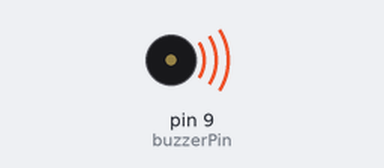
A sketch run on a simulated Arduino Uno, built with avr-gcc and run on an emulated ATmega328P. On the bench: buzzer (waves = sounding).

Above: at 0.1 s.
At 1.1 s:
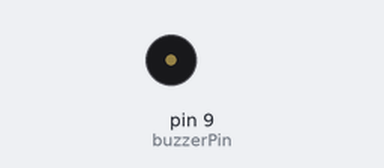
Timing chart, 0 to 2.6 s (numbered marks = the images above):
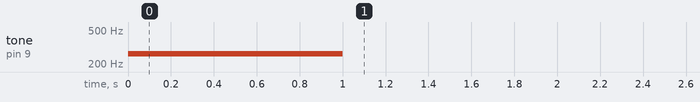

Measured:
- by itself, tone on pin 9 (buzzerPin): silent → 262 Hz at 0.00 s, → silent 1.0 s later

The sketch:

PiezoTest.ino
```cpp
/*
SparkFun Inventor's Kit
Example sketch 11

BUZZER

  Use the buzzer to play a song!

  The buzzer in your Inventor's Kit is an electromechanical
  component you can use to make noise. Inside the buzzer is a
  coil of wire and a small magnet. When current flows through
  the coil, it becomes magnetized and pulls towards the magnet,
  creating a tiny "click". When you do this thousands of times
  per second, you create tones.

  The Arduino has a built-in command called tone() which clicks
  the buzzer at a certain frequency. This sketch knows the
  frequencies of the common notes, allowing you to create songs.
  We're never going to let you down!

Hardware connections:

  The buzzer has two pins. One is positive and one is negative.
  The postitive pin is marked by a "+" symbol on both the top
  and bottom of the buzzer.

  Connect the positive pin to Arduino digital pin 9.
  (Note that this must be a PWM pin.)
  Connect the negative pin to GND.

  Tip: if the buzzer doesn't fit into the breadboard easily,
  try rotating it slightly to fit into diagonal holes.

This sketch was written by SparkFun Electronics,
with lots of help from the Arduino community.
(This sketch was originally developed by D. Cuartielles for K3)
This code is completely free for any use.
Visit http://learn.sparkfun.com/products/2 for SIK information.
Visit http://www.arduino.cc to learn about the Arduino.

Version 2.0 6/2012 MDG
*/

/*
This sketch uses the buzzer to play songs.
The Arduino's tone() command will play notes of a given frequency.
We'll provide a function that takes in note characters (a-g),
and returns the corresponding frequency from this table:

  note  frequency
  c     262 Hz
  d     294 Hz
  e     330 Hz
  f     349 Hz
  g     392 Hz
  a     440 Hz
  b     494 Hz
  C     523 Hz

For more information, see http://arduino.cc/en/Tutorial/Tone
*/

const int buzzerPin = 9;

// We'll set up an array with the notes we want to play
// change these values to make different songs!

// Length must equal the total number of notes and spaces

const int songLength = 18;

// Notes is an array of text characters corresponding to the notes
// in your song. A space represents a rest (no tone)

char notes[] = "cdfda ag cdfdg gf "; // a space represents a rest

// Beats is an array of values for each note and rest.
// A "1" represents a quarter-note, 2 a half-note, etc.
// Don't forget that the rests (spaces) need a length as well.

int beats[] = {1,1,1,1,1,1,4,4,2,1,1,1,1,1,1,4,4,2};

// The tempo is how fast to play the song.
// To make the song play faster, decrease this value.

int tempo = 113;


void setup()
{
  pinMode(buzzerPin, OUTPUT);
  tone(buzzerPin, 262, 1000);
}


void loop()
{

}


int frequency(char note)
{
  // This function takes a note character (a-g), and returns the
  // corresponding frequency in Hz for the tone() function.

  int i;
  const int numNotes = 8;  // number of notes we're storing

  // The following arrays hold the note characters and their
  // corresponding frequencies. The last "C" note is uppercase
  // to separate it from the first lowercase "c". If you want to
  // add more notes, you'll need to use unique characters.

  // For the "char" (character) type, we put single characters
  // in single quotes.

  char names[] = { 'c', 'd', 'e', 'f', 'g', 'a', 'b', 'C' };
  int frequencies[] = {262, 294, 330, 349, 392, 440, 494, 523};

  // Now we'll search through the letters in the array, and if
  // we find it, we'll return the frequency for that note.

  for (i = 0; i < numNotes; i++)  // Step through the notes
  {
    if (names[i] == note)         // Is this the one?
    {
      return(frequencies[i]);     // Yes! Return the frequency
    }
  }
  return(0);  // We looked through everything and didn't find it,
              // but we still need to return a value, so return 0.
}
```
